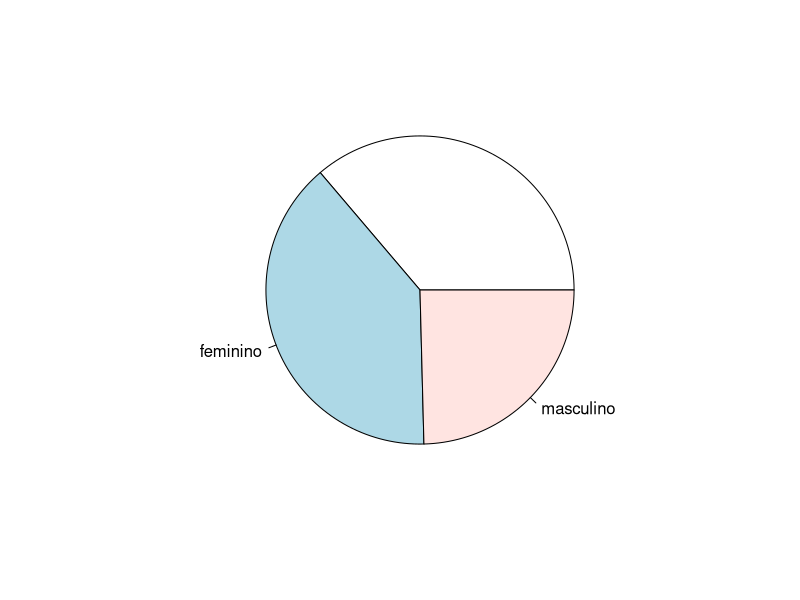

Source code (R):
## ---- chunk 1
knitr::opts_knit$set(root.dir = "/Users/jpalbino/Library/Mobile Documents/com~apple~CloudDocs/GitHub/espaco-virtual-e-geracoes")
knitr::opts_chunk$set(echo = TRUE)

## ---- chunk 2
#data("./dados/dados_minerados.csv")
euevgera <- read.table("./dados/dados_minerados.csv", header = TRUE, sep = ";", as.is=FALSE)
## ---- chunk 3
pie(table(euevgera$genero), edges = 200, radius = 0.8, density = NULL, angle = 45, col = NULL, border = NULL,lty = NULL, main = NULL)
